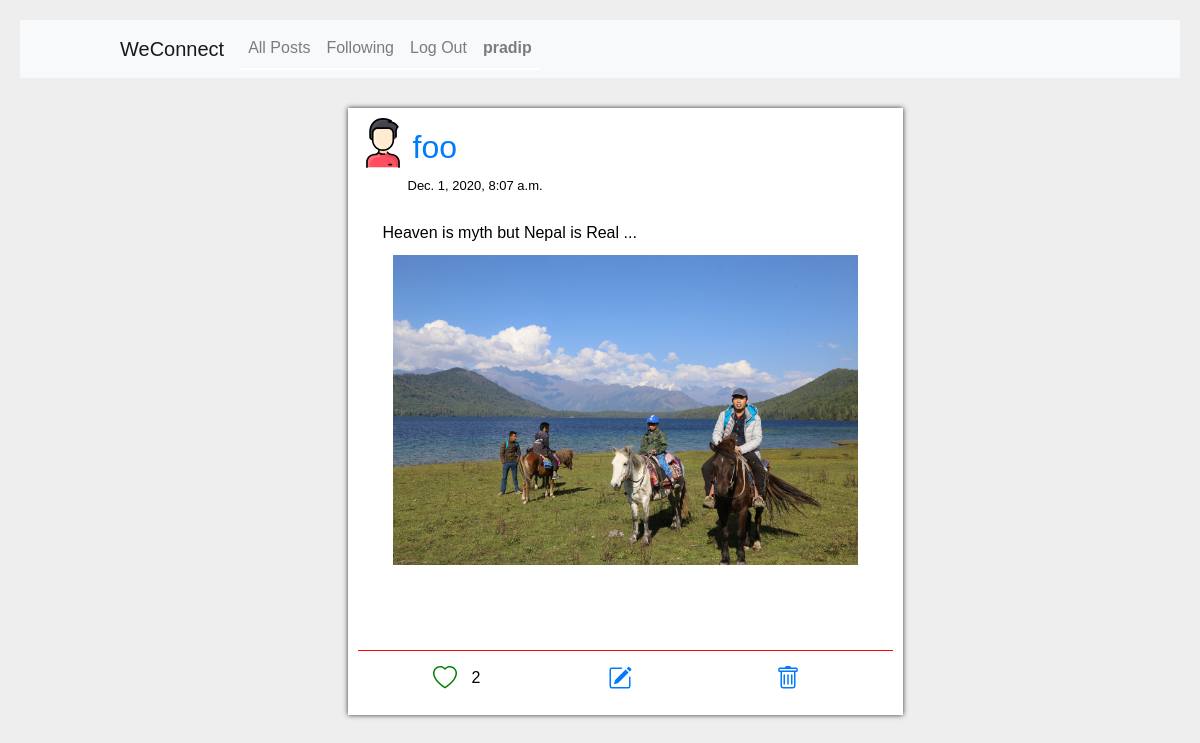
The app's page /post/81 (signed in) with its own data.
### network/models.py (models this page shows, shortened)
class User(AbstractUser):
    following = models.ManyToManyField("self",symmetrical=False,related_name="followers",blank=True)
    pass

class Posts(models.Model):
	id = models.AutoField(primary_key=True)
	creator = models.ForeignKey("User",related_name="profile",on_delete=models.CASCADE)
	content = models.CharField(blank=False, max_length=1000)
	timestamp = models.DateTimeField(auto_now_add=True)
	likes = models.IntegerField(default=0)
	likedby = models.ManyToManyField("User",related_name="likers",blank=True)

class Image(models.Model):
	uploader = models.ForeignKey("User", related_name="pics", on_delete=models.CASCADE)
	post= models.ForeignKey("Posts", related_name="pics", on_delete=models.CASCADE)
	link = models.CharField(blank=False, max_length=1000)
	code = models.CharField(blank=False, max_length=200)

### network/views.py (the view)
# urls.py: path("post/<str:psid>",views.post,name="post"),
def post(request,psid):
    me=request.user.username
    person=User.objects.get(username=me)
    post=Posts.objects.get(id=psid)
    my_liked=person.likers.all()
    album=post.pics.all()
    return render(request,"network/post.html",{
        "post":post,
        "my_liked":my_liked,
        "album":album
        })

### network/templates/network/post.html (shortened to what this page needs)
{% extends 'network/layout.html' %}
{% block body %}
<div class="post">
            <div class="one">
                <a href="/profile/{{item.creator}}">
                    <img src="/media/person.svg" class="person"/>
                </a>
                <div class="up">
                    <a href="/profile/{{item.creator}}">
                        <span class="creator">{{post.creator}}</span>
                    </a>
                    <div class="timestamp">{{post.timestamp}}</div>
                </div>
            </div>
            <div class="content">{{post.content}}<br>
                <div class="image">
                    {% for image in album %}
                        {% if image.post == post %}
                            <img src="{{image.link}}">
                        {% endif %}
                    {% endfor %}
                </div>
            </div>
            <div class="container">
                <div class="row post_actions">
                    <div class="col" type="button" data-toogle="tooltip" data-placement="bottom" title="Like post">
                        {%if item in my_liked%}
                            <div class="actions liked" data-press="{{post.id}}" data-status="liked"><img src="/media/liked.svg" class="react"/>{{post.likes}}</div>
                        {% else %}
                            <div class="actions not_liked" data-press="{{post.id}}" data-status="not_liked"><img src="/media/not_liked.svg" class="react"/>
                            {{post.likes}}</div>
                        {% endif %}
                    </div>
                    <span class="col edit actions" type="button" data-toogle="tooltip" data-placement="bottom" title="Edit post">
                        <a href="/edit/?psid={{item.id}}">
                        </a>
                    </span>
                    <span class="col delete actions" type="button" data-toogle="tooltip" data-placement="bottom" title="delete Post">
                        <a href="/delete/{{item.id}}">
                        </a>
                    </span>
                </div>
            </div>
        </div>
{% endblock %}

### network/templates/network/layout.html (shortened to what this page needs)
{% load static %}
<!DOCTYPE html>
<html lang="en">
    <head>
        <link rel="stylesheet" href="https://cdnjs.cloudflare.com/ajax/libs/font-awesome/5.15.1/css/all.min.css" />
        <link rel="stylesheet" href="https://stackpath.bootstrapcdn.com/bootstrap/4.4.1/css/bootstrap.min.css">
        <link rel="stylesheet" href="https://cdn.jsdelivr.net/npm/bootstrap@4.5.3/dist/css/bootstrap.min.css">
        <link href="{% static 'network/styles.css' %}" rel="stylesheet">
    </head>
    <body>
        <nav class="navbar navbar-expand-lg navbar-light bg-light">
            <a class="navbar-brand" href="#">WeConnect</a>
            <div>
              <ul class="navbar-nav mr-auto">
                <li class="nav-item">
                  <a class="nav-link" href="{% url 'index' %}">All Posts</a>
                </li>
                {% if user.is_authenticated %}
                    <li class="nav-item">
                        <a class="nav-link" href="{% url 'following' %}">Following</a>
                    </li>
                    <li class="nav-item">
                        <a class="nav-link" href="{% url 'logout' %}">Log Out</a>
                    </li>
                {% endif %}
                {% if user.is_authenticated %}
                    <li class="nav-item">
                        <a class="nav-link" href="{% url 'me' %}"><strong>{{ user.username }}</strong></a>
                    </li>
                {% endif %}
              </ul>
            </div>
        </nav>
        <div class="body">
            {% block body %}
            {% endblock %}
        </div>
    </body>
</html>

### network/static/network/styles.css (style rules this page uses)
* { box-sizing: border-box; padding: 0; margin: 0; }
body { background: #eee; font-family: sans-serif; color:black; margin:10px; padding:10px; }
.body { margin-left:50px; margin-top:30px; }
.navbar { padding-left:100px; }
.nav-item { border-bottom:2px solid white; }
.body { background: none; }
.person { height:500px; width:100px; }
.post { background: white; display:grid; margin: 10px; margin-left: 25%; margin-bottom: 15px; box-shadow: 0px 0px 5px #333; padding: 10px; width: 50%; }
.one { display:flex; }
.up a { text-decoration: none; }
.creator { font-size: 2em; margin:5px; display: block; }
.timestamp { font-size:13px; }
.person { height: 50px; width: 50px; }
.content { margin:25px; }
.content .image { margin: 10px; display: flex; align-items: center; justify-content: center; }
.post_actions { padding:15px; border-top: 1px solid red; }
.react { margin-right:10px; user-drag:none; user-select: none; -moz-user-select: none; -webkit-user-drag:none; -webkit-user-select:none; -ms-user-select:none; }
.bi { margin-top:0; margin-right:10px; }
.image img { height:auto; width:100% }
.post_actions .col { display:flex; align-items: center; justify-content: center; }
.container { margin-top: 50px; }
ul { list-style-type: none; display: none; transition: 0.6s; }

### records on screen
User: username "pradip"
Posts: creator "foo", timestamp "Dec. 1, 2020, 8:07 a.m.", content "Heaven is myth but Nepal is Real ...", likes "2"
Image: link (picture)
